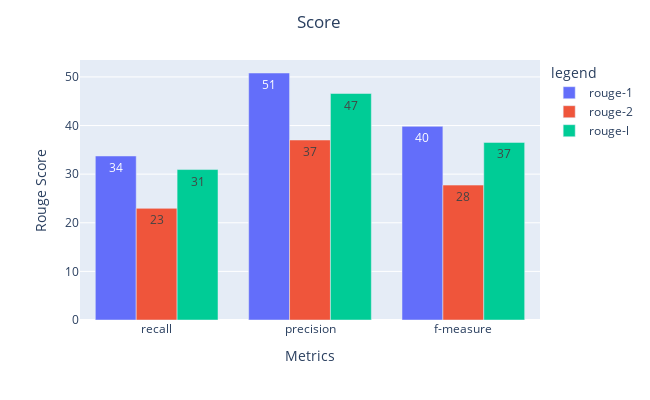

Notebook code for this chart:
### Code cell
import plotly.express as px

fig = px.bar(rouge_scores*100, x=rouge_scores.index, y=rouge_scores.columns,
             barmode='group',
             text_auto='.2s',
             labels={
                     "Algo": "Algorithms",
                     "value": "Rouge Score",
                     "variable": "legend",
                     'index': "Metrics"
                 })

fig.update_layout(width=650,
                  height=400,
                  title={
                  'text': "Score",
                  'y':.96,
                  'x':0.49,
                  'xanchor': 'center',
                  'yanchor': 'top'})

fig.show()

### Figure 1 — Plotly figure (JSON) as saved in the notebook; plotly's stock layout.template omitted (floating-point values rounded to 4 significant figures)
{"data": [{"alignmentgroup": "True", "hovertemplate": "legend=rouge-1<br>Metrics=%{x}<br>Rouge Score=%{y}<extra></extra>", "legendgroup": "rouge-1", "marker": {"color": "#636efa", "pattern": {"shape": ""}}, "name": "rouge-1", "offsetgroup": "rouge-1", "orientation": "v", "showlegend": true, "textposition": "auto", "texttemplate": "%{y:.2s}", "type": "bar", "x": ["recall", "precision", "f-measure"], "xaxis": "x", "y": [33.74, 50.81, 39.83], "yaxis": "y"}, {"alignmentgroup": "True", "hovertemplate": "legend=rouge-2<br>Metrics=%{x}<br>Rouge Score=%{y}<extra></extra>", "legendgroup": "rouge-2", "marker": {"color": "#EF553B", "pattern": {"shape": ""}}, "name": "rouge-2", "offsetgroup": "rouge-2", "orientation": "v", "showlegend": true, "textposition": "auto", "texttemplate": "%{y:.2s}", "type": "bar", "x": ["recall", "precision", "f-measure"], "xaxis": "x", "y": [22.96, 37.03, 27.74], "yaxis": "y"}, {"alignmentgroup": "True", "hovertemplate": "legend=rouge-l<br>Metrics=%{x}<br>Rouge Score=%{y}<extra></extra>", "legendgroup": "rouge-l", "marker": {"color": "#00cc96", "pattern": {"shape": ""}}, "name": "rouge-l", "offsetgroup": "rouge-l", "orientation": "v", "showlegend": true, "textposition": "auto", "texttemplate": "%{y:.2s}", "type": "bar", "x": ["recall", "precision", "f-measure"], "xaxis": "x", "y": [30.95, 46.59, 36.54], "yaxis": "y"}], "layout": {"barmode": "group", "height": 400, "legend": {"title": {"text": "legend"}, "tracegroupgap": 0}, "margin": {"t": 60}, "title": {"text": "Score", "x": 0.49, "xanchor": "center", "y": 0.96, "yanchor": "top"}, "width": 650, "xaxis": {"anchor": "y", "domain": [0, 1], "title": {"text": "Metrics"}}, "yaxis": {"anchor": "x", "domain": [0, 1], "title": {"text": "Rouge Score"}}}}
